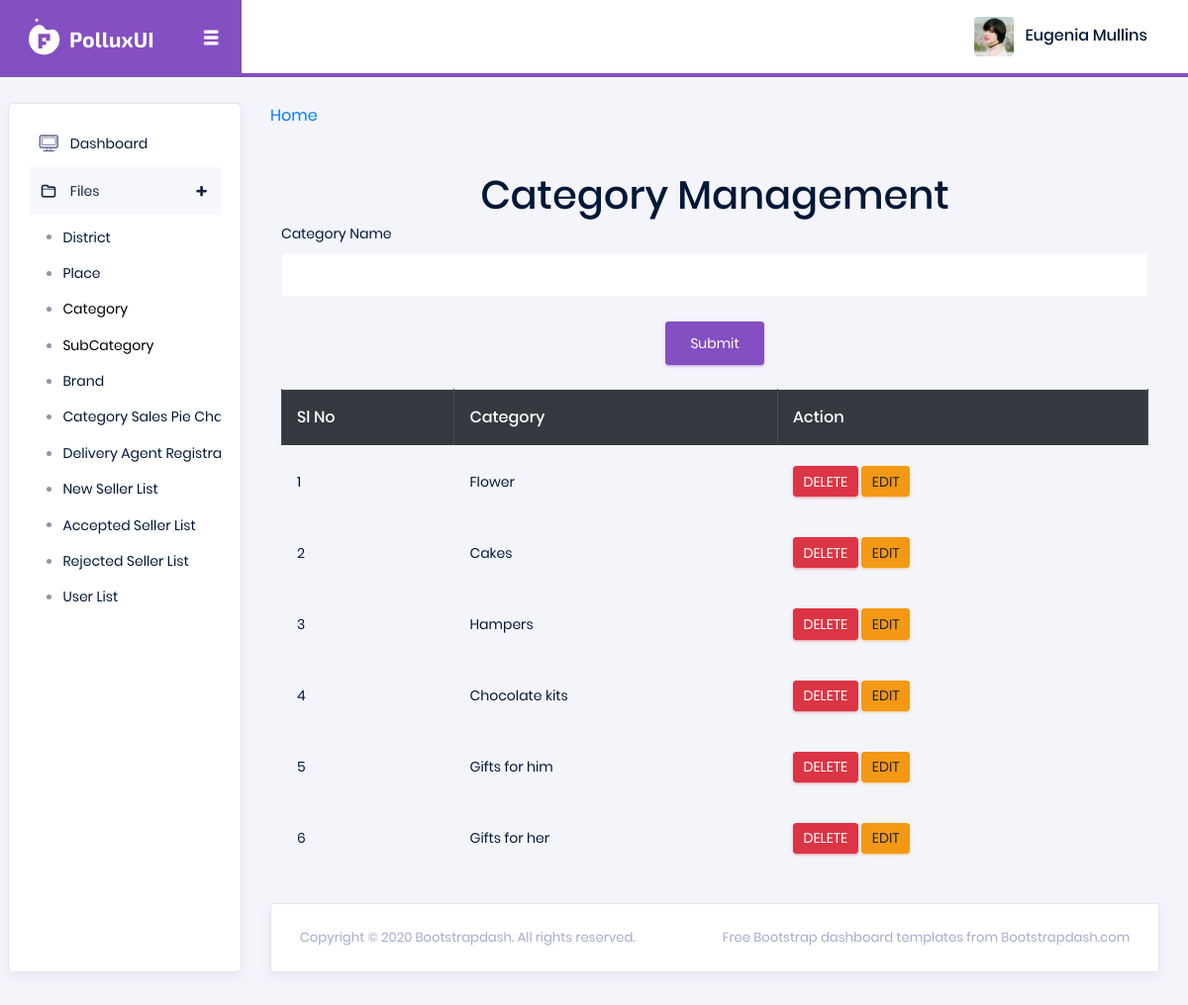
Screenshot of /Project/Admin/Category.php with the database file from the repository.
### tables this page shows
CREATE TABLE `tbl_category` (
  `category_id` int(11) NOT NULL,
  `category_name` varchar(60) NOT NULL
);

### Project/Admin/Category.php (the view, shortened to what this page needs)
<?php
include("Head.php");
include("../Assets/Connection/Connection.php");
$category='';
			?>
<!DOCTYPE html PUBLIC "-//W3C//DTD XHTML 1.0 Transitional//EN" "http://www.w3.org/TR/xhtml1/DTD/xhtml1-transitional.dtd">
<html xmlns="http://www.w3.org/1999/xhtml">
<head>
</head>
<body>
<a href="HomePage.php">Home </a>
</head>
<body>
    <div class="container mt-5">
        <h2 class="text-center">Category Management</h2>
        <form id="form1" name="form1" method="post" action="">
            <div class="form-group">
                <label for="txt_category">Category Name</label>
                <input required type="text" title="Name Allows Only Alphabets, Spaces and First Letter Must Be Capital Letter" pattern="^[A-Z]+[a-zA-Z ]*$" name="txt_category" id="txt_category" class="form-control" value="<?php echo $category ?>"/>
            </div>
            <div class="text-center">
                <button type="submit" name="btn_submit" id="btn_submit" class="btn btn-primary">Submit</button>
            </div>
        </form>
        <div class="table-responsive mt-4">
            <table class="table table-bordered">
            <thead class="table-dark">
                    <tr>
                        <th scope="col">Sl No</th>
                        <th scope="col">Category</th>
                        <th scope="col">Action</th>
                    </tr>
                </thead>
                <tbody>
                    <?php
                    $selqry="SELECT * FROM tbl_category";
                    $result = $con->query($selqry);
                    $i = 0;
                    while ($data = $result->fetch_assoc()) {
                        $i++;
                    ?>
                    <tr>
                        <td><?php echo $i; ?></td>
                        <td><?php echo $data['category_name']; ?></td>
                        <td>
                            <a href="Category.php?delID=<?php echo $data['category_id']?>" class="btn btn-danger btn-sm">DELETE</a>
                            <a href="Category.php?eID=<?php echo $data['category_id']?>" class="btn btn-warning btn-sm">EDIT</a>
                        </td>
                    </tr>
                    <?php
                    }
                    ?>
                </tbody>
            </table>
        </div>
    </div>
</body>
</html>
<?php
        include("Foot.php");
        ?>

### rows the page displays
tbl_category: category_name "Flower"
tbl_category: category_name "Cakes"
tbl_category: category_name "Hampers"
tbl_category: category_name "Chocolate kits"
tbl_category: category_name "Gifts for him"
tbl_category: category_name "Gifts for her"
